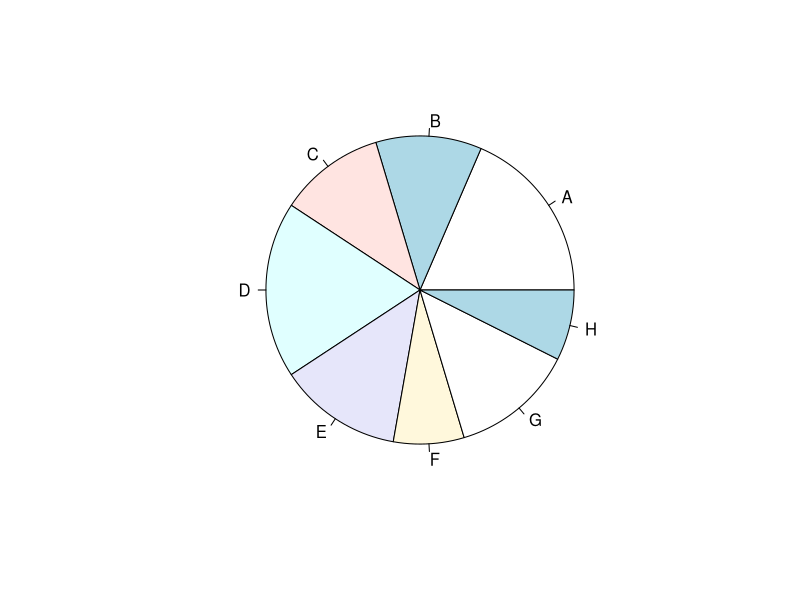
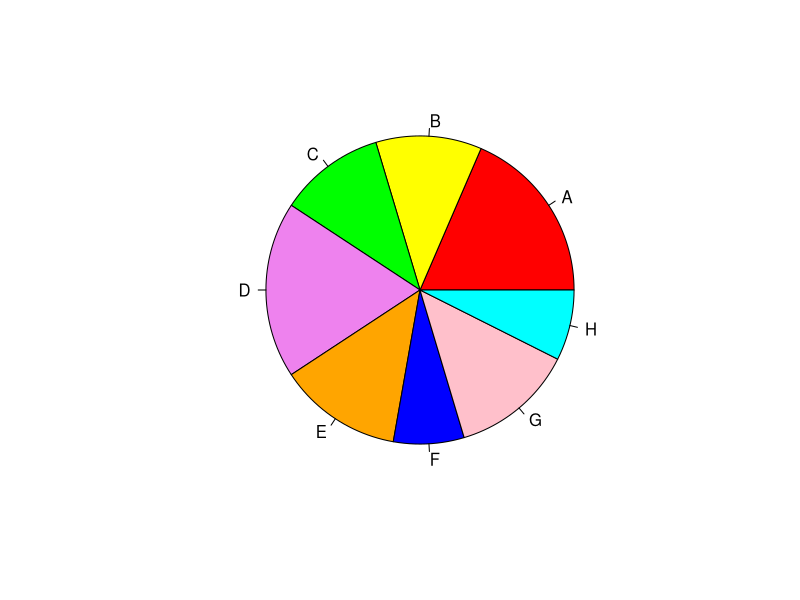

Here is the R script that generated these plots, in order:
#Pie1

#Eg1
library(MASS)                 # load the MASS package 
school = painters$School      # the painter schools 
school.freq = table(school)   # apply the table function
pie(school.freq)              # apply the pie function

colors = c("red", "yellow", "green", "violet", 
    "orange", "blue", "pink", "cyan") 
pie(school.freq,             # apply the pie function 
      col=colors)                # set the color palette
